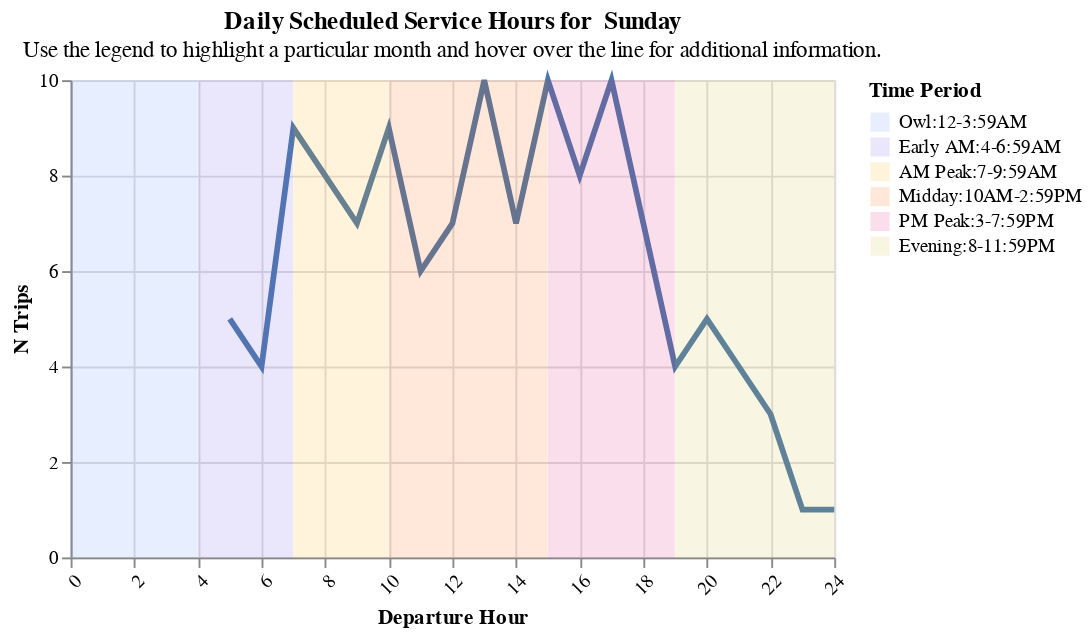

The cell this chart's notebook holds for it:
### Code cell
utils.create_hourly_summary(operator_hourly_summary_df, "Sunday")

### Figure 1 — Vega-Lite specification as saved in the notebook (floating-point values rounded to 4 significant figures; data arrays with more than 128 entries replaced by an {"elided": "..."} marker saying what was removed)
{"config": {"view": {"continuousWidth": 300, "continuousHeight": 300}}, "layer": [{"data": {"name": "data-ea64820d9ce1bd39f7f152fa1b1211d7"}, "mark": {"type": "line", "size": 3}, "encoding": {"x": {"axis": {"labelAngle": -45}, "field": "Departure Hour", "title": "Departure Hour", "type": "quantitative"}, "y": {"field": "N Trips", "title": "N Trips", "type": "quantitative"}}, "name": "view_12", "transform": [{"filter": {"param": "param_11"}}]}, {"data": {"name": "data-ed3e58c91c1826c4bca955698f66e78a"}, "mark": {"type": "rect", "opacity": 0.15}, "encoding": {"color": {"field": "Time Period", "scale": {"range": ["#5b8efd", "#765fec", "#fcb40e", "#fc5c04", "#dd217d", "#ccbb44", "#c5c5c4"]}, "sort": ["Owl:12-3:59AM", "Early AM:4-6:59AM", "AM Peak:7-9:59AM", "Midday:10AM-2:59PM", "PM Peak:3-7:59PM", "Evening:8-11:59PM"], "type": "nominal"}, "x": {"field": "start", "type": "quantitative"}, "x2": {"field": "stop"}, "y": {"value": 0}, "y2": {"value": 250}}}], "height": 250, "params": [{"name": "param_11", "select": {"type": "point", "fields": ["Date"]}, "bind": {"input": "select", "options": ["12-2024", "01-2025", "02-2025", "03-2025", "04-2025", "05-2025", "06-2025", "07-2025", "08-2025", "09-2025", "10-2025", "11-2025"], "name": "Dates: "}, "value": "12-2024", "views": ["view_12"]}], "resolve": {"scale": {"color": "independent"}}, "title": {"text": ["Daily Scheduled Service Hours for  Sunday"], "subtitle": ["Use the legend to highlight a particular month and hover over the line for additional information."]}, "width": 400, "$schema": "https://vega.github.io/schema/vega-lite/v5.20.1.json", "datasets": {"data-ea64820d9ce1bd39f7f152fa1b1211d7": {"elided": "240 records"}, "data-ed3e58c91c1826c4bca955698f66e78a": [{"index": 0, "start": 0, "stop": 3.99, "Time Period": "Owl:12-3:59AM"}, {"index": 1, "start": 4, "stop": 6.99, "Time Period": "Early AM:4-6:59AM"}, {"index": 2, "start": 7, "stop": 9.99, "Time Period": "AM Peak:7-9:59AM"}, {"index": 3, "start": 10, "stop": 14.99, "Time Period": "Midday:10AM-2:59PM"}, {"index": 4, "start": 15, "stop": 18.99, "Time Period": "PM Peak:3-7:59PM"}, {"index": 5, "start": 19, "stop": 24.0, "Time Period": "Evening:8-11:59PM"}]}}
